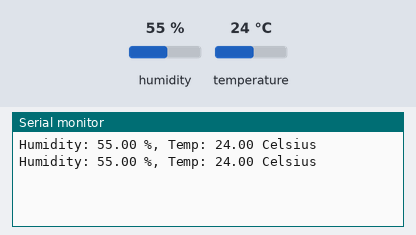
Bench run of a sketch on a simulated Arduino Uno, built with avr-gcc and run on an emulated ATmega328P. On the bench: the last lines printed to the serial monitor. The inputs (shaded band) are chosen by the test bench; at power-on: humidity 55 %, temperature 24 °C.

Above: at 2.8 s.
2.9 s: humidity set to 22 %
At 5.3 s:
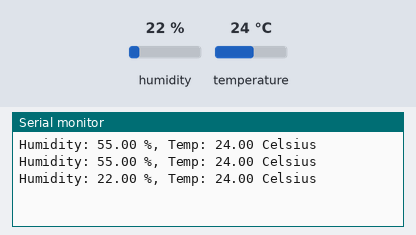
5.6 s: temperature set to 12 °C
At 6.7 s:
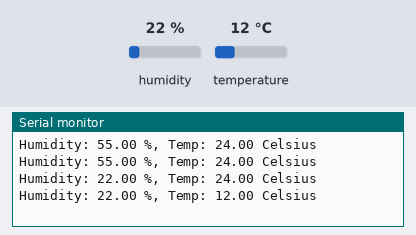
8.3 s: humidity set to 40 %
At 11.5 s:
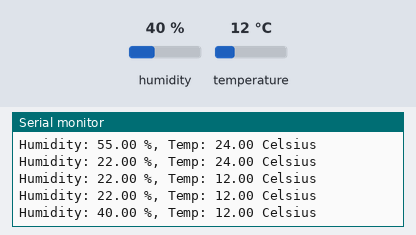
Timing chart, 0 to 13.0 s (numbered marks = the images above; inputs shaded):
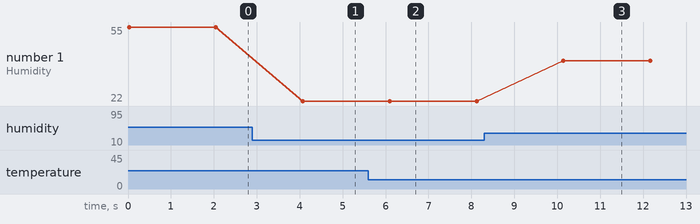

The sketch:

pr7.ino
```cpp
#include <DHT.h>

#define DHTPIN 2
#define DHTTYPE DHT11
DHT dht(DHTPIN, DHTTYPE);

void setup() {
	dht.begin();
    Serial.begin(9600);
}

void loop() {
    float hum = dht.readHumidity();
    float temp= dht.readTemperature();

    Serial.print("Humidity: ");
    Serial.print(hum);
    Serial.print(" %, Temp: ");
    Serial.print(temp);
    Serial.println(" Celsius");

    delay(2000);
}
```

Measured:
- after the input at 2.9 s, the serial monitor: prints a new line after 1.2 s (image 1)
- after the input at 5.6 s, the serial monitor: prints a new line after 0.50 s (image 2)
- after the input at 8.3 s, the serial monitor: prints a new line after 1.8 s (image 3)
- plotted number 1: 55 → 22 after the input at 2.9 s, 22 → 40 after the input at 8.3 s
